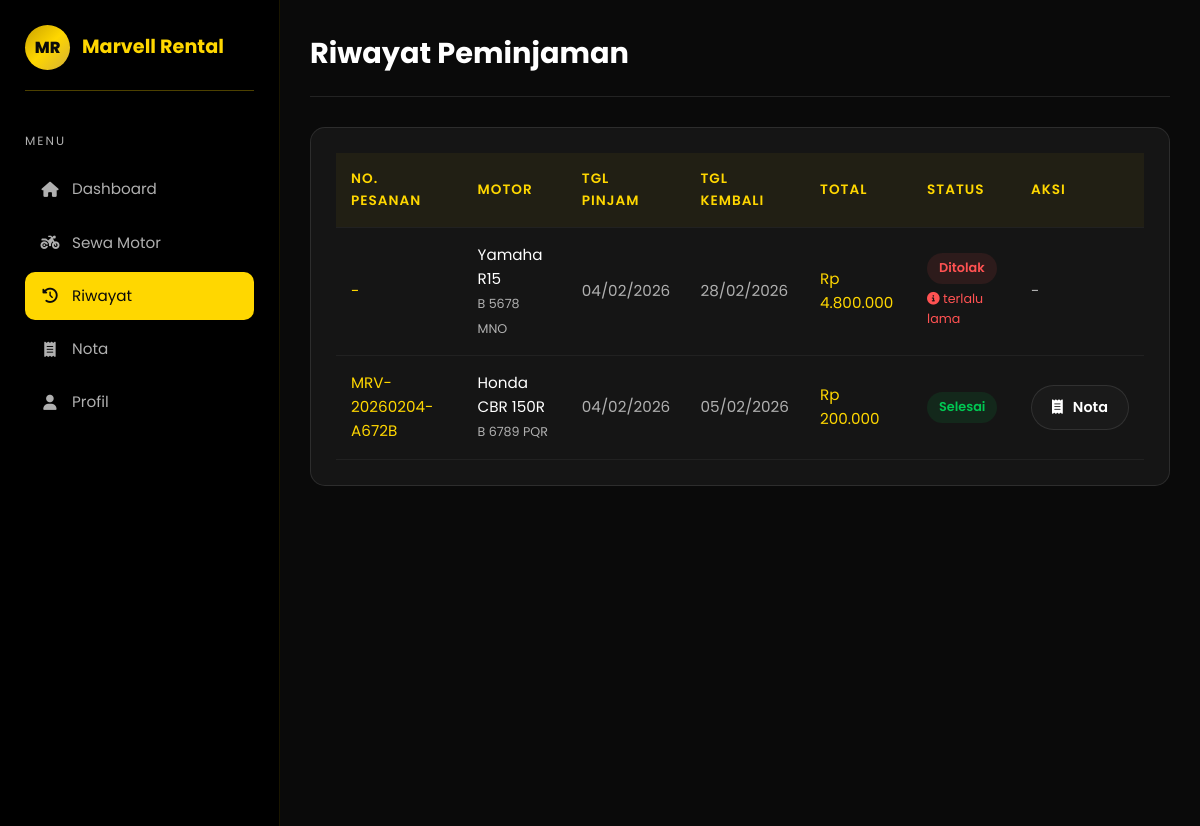
Page /peminjam/riwayat.php (signed in) on the committed database.
### tables this page shows
CREATE TABLE `peminjaman` (
  `id` int(11) NOT NULL,
  `user_id` int(11) NOT NULL,
  `motor_id` int(11) NOT NULL,
  `tanggal_pinjam` date NOT NULL,
  `tanggal_kembali` date NOT NULL,
  `tanggal_kembali_aktual` date DEFAULT NULL,
  `total_hari` int(11) NOT NULL,
  `total_harga` decimal(10,2) NOT NULL,
  `status` enum('menunggu','disetujui','ditolak','selesai') DEFAULT 'menunggu',
  `catatan` text DEFAULT NULL,
  `alasan_tolak` text DEFAULT NULL,
  `processed_by` int(11) DEFAULT NULL,
  `metode_pembayaran` enum('qris','bank_bca','bank_mandiri','bank_bri','tunai') DEFAULT NULL,
  `status_bayar` enum('belum_bayar','menunggu_verifikasi','lunas') DEFAULT 'belum_bayar',
  `bukti_bayar` varchar(255) DEFAULT NULL,
  `created_at` timestamp NOT NULL DEFAULT current_timestamp(),
  `updated_at` timestamp NOT NULL DEFAULT current_timestamp() ON UPDATE current_timestamp()
);

CREATE TABLE `motor` (
  `id` int(11) NOT NULL,
  `nama_motor` varchar(100) NOT NULL,
  `jenis` enum('Matic','Sport','Supermoto') NOT NULL,
  `merk` varchar(50) NOT NULL,
  `tahun` int(11) DEFAULT NULL,
  `plat_nomor` varchar(20) DEFAULT NULL,
  `harga_per_hari` decimal(10,2) NOT NULL,
  `gambar` varchar(255) DEFAULT NULL,
  `deskripsi` text DEFAULT NULL,
  `status` enum('tersedia','disewa','maintenance') DEFAULT 'tersedia',
  `stok` int(11) DEFAULT 1,
  `created_at` timestamp NOT NULL DEFAULT current_timestamp(),
  `updated_at` timestamp NOT NULL DEFAULT current_timestamp() ON UPDATE current_timestamp()
);

CREATE TABLE `nota` (
  `id` int(11) NOT NULL,
  `peminjaman_id` int(11) NOT NULL,
  `nomor_pesanan` varchar(50) NOT NULL,
  `acc_by` int(11) DEFAULT NULL,
  `tanggal_acc` timestamp NOT NULL DEFAULT current_timestamp(),
  `created_at` timestamp NOT NULL DEFAULT current_timestamp()
);

### database/koneksi.php (called while the page is built, shortened)
<?php
function formatRupiah($angka)
{
    return 'Rp ' . number_format($angka, 0, ',', '.');
}
?>

### peminjam/riwayat.php (the view, shortened to what this page needs)
<?php
require_once '../database/koneksi.php';
$stmt = $pdo->prepare("
    SELECT p.*, m.nama_motor, m.jenis, m.plat_nomor, n.nomor_pesanan, pt.nama as nama_petugas
    FROM peminjaman p
    JOIN motor m ON p.motor_id = m.id
    LEFT JOIN nota n ON p.id = n.peminjaman_id
    LEFT JOIN users pt ON n.acc_by = pt.id
    WHERE p.user_id = ?
    ORDER BY p.created_at DESC
");
$stmt->execute([$_SESSION['user_id']]);
$riwayat = $stmt->fetchAll();
?>
<!DOCTYPE html>
<html lang="id">
<head>
    <link rel="stylesheet" href="https://cdnjs.cloudflare.com/ajax/libs/font-awesome/6.4.0/css/all.min.css">
    <link rel="stylesheet" href="../assets/css/style.css">
</head>
<body>
    <div class="dashboard">
        <aside class="sidebar">
            <div class="sidebar-brand">
                <div class="sidebar-logo">MR</div>
                <span class="sidebar-title">Marvell Rental</span>
            </div>
            <div class="sidebar-menu">
                <p class="sidebar-menu-title">Menu</p>
                <ul class="sidebar-nav">
                    <li><a href="index.php"><i class="fas fa-home"></i> Dashboard</a></li>
                    <li><a href="motor.php"><i class="fas fa-motorcycle"></i> Sewa Motor</a></li>
                    <li><a href="riwayat.php" class="active"><i class="fas fa-history"></i> Riwayat</a></li>
                    <li><a href="nota.php"><i class="fas fa-receipt"></i> Nota</a></li>
                    <li><a href="profil.php"><i class="fas fa-user"></i> Profil</a></li>
                </ul>
            </div>
        </aside>
        <main class="main-content">
            <div class="dashboard-header">
                <h1 class="dashboard-title">Riwayat Peminjaman</h1>
            </div>
            <div class="table-container">
                <table class="table">
                    <thead>
                        <tr>
                            <th>No. Pesanan</th>
                            <th>Motor</th>
                            <th>Tgl Pinjam</th>
                            <th>Tgl Kembali</th>
                            <th>Total</th>
                            <th>Status</th>
                            <th>Aksi</th>
                        </tr>
                    </thead>
                    <tbody>
                        <?php if (count($riwayat) > 0): ?>
                            <?php foreach ($riwayat as $r): ?>
                                <tr>
                                    <td style="color: var(--primary);">
                                        <?= htmlspecialchars($r['nomor_pesanan'] ?: '-') ?>
                                    </td>
                                    <td style="color: var(--text-primary);">
                                        <?= htmlspecialchars($r['nama_motor']) ?>
                                        <br><small style="color: var(--text-secondary);">
                                            <?= $r['plat_nomor'] ?>
                                        </small>
                                    </td>
                                    <td>
                                        <?= date('d/m/Y', strtotime($r['tanggal_pinjam'])) ?>
                                    </td>
                                    <td>
                                        <?= date('d/m/Y', strtotime($r['tanggal_kembali'])) ?>
                                    </td>
                                    <td style="color: var(--primary);">
                                        <?= formatRupiah($r['total_harga']) ?>
                                    </td>
                                    <td>
                                        <?php
                                        $badgeClass = match ($r['status']) {
                                            'menunggu' => 'badge-warning',
                                            'disetujui' => 'badge-info',
                                            'ditolak' => 'badge-danger',
                                            'selesai' => 'badge-success',
                                            default => 'badge-secondary'
                                        };
                                        ?>
                                        <span class="badge <?= $badgeClass ?>">
                                            <?= ucfirst($r['status']) ?>
                                        </span>
                                        <?php if ($r['status'] === 'ditolak' && !empty($r['alasan_tolak'])): ?>
                                            <br><small style="color: var(--accent-red); display: block; margin-top: 5px;">
                                                <i class="fas fa-info-circle"></i> <?= htmlspecialchars($r['alasan_tolak']) ?>
                                            </small>
                                        <?php endif; ?>
                                    </td>
                                    <td>
                                        <?php if ($r['status'] === 'disetujui' || $r['status'] === 'selesai'): ?>
                                            <a href="nota.php?id=<?= $r['id'] ?>" class="btn btn-sm btn-secondary">
                                                <i class="fas fa-receipt"></i> Nota
                                            </a>
                                        <?php else: ?>
                                            -
                                        <?php endif; ?>
                                    </td>
                                </tr>
                            <?php endforeach; ?>
                        <?php else: ?>
                            <tr>
                                <td colspan="7" class="text-center">Belum ada riwayat peminjaman</td>
                            </tr>
                        <?php endif; ?>
                    </tbody>
                </table>
            </div>
        </main>
    </div>
    <button class="mobile-menu-btn"><i class="fas fa-bars"></i></button>
</body>
</html>

### assets/css/style.css (style rules this page uses)
:root { --primary: #FFD700; --primary-dark: #C9A100; --primary-light: #FFE44D; --secondary: #D4AF37; --secondary-dark: #996515; --bg-dark: #0a0a0a; --bg-darker: #000000; --bg-light: #1a1a1a; --bg-card: #151515; --bg-gold: linear-gradient(135deg, #C9A100 0%, #FFD700 50%, #D4AF37 100%); --bg-hero: linear-gradient(180deg, #1a1a0a 0%, #2a2510 50%, #1a1505 100%); --text-primary: #FFFFFF; --text-secondary: #B0B0B0; --text-dark: #0a0a0a; --text-gold: #FFD700; --accent-green: #00C853; --accent-red: #FF5252; --accent-orange: #FF9800; --shadow-gold: 0 4px 20px rgba(255, 215, 0, 0.3); --shadow-dark: 0 4px 20px rgba(0, 0, 0, 0.5); --shadow-card: 0 8px 32px rgba(0, 0, 0, 0.4); --border-gold: 1px solid rgba(255, 215, 0, 0.3); --border-light: 1px solid rgba(255, 255, 255, 0.1); --font-main: 'Poppins', 'Segoe UI', sans-serif; --transition: all 0.3s ease; --transition-slow: all 0.5s ease; }
* { margin: 0; padding: 0; box-sizing: border-box; }
html { scroll-behavior: smooth; }
body { font-family: var(--font-main); background: var(--bg-dark); color: var(--text-primary); line-height: 1.6; overflow-x: hidden; }
a { text-decoration: none; color: inherit; transition: var(--transition); }
ul { list-style: none; }
.btn { display: inline-flex; align-items: center; justify-content: center; gap: 10px; padding: 14px 32px; border-radius: 50px; font-size: 1rem; font-weight: 600; cursor: pointer; border: none; transition: var(--transition); }
.btn-secondary { background: var(--bg-light); color: var(--text-primary); border: var(--border-light); }
.btn-sm { padding: 10px 20px; font-size: 0.9rem; }
.dashboard { display: flex; min-height: 100vh; }
.sidebar { width: 280px; background: var(--bg-darker); padding: 25px; position: fixed; top: 0; left: 0; bottom: 0; overflow-y: auto; border-right: 1px solid rgba(255, 215, 0, 0.1); z-index: 100; }
.sidebar-brand { display: flex; align-items: center; gap: 12px; margin-bottom: 40px; padding-bottom: 20px; border-bottom: var(--border-gold); }
.sidebar-logo { width: 45px; height: 45px; background: var(--bg-gold); border-radius: 50%; display: flex; align-items: center; justify-content: center; font-weight: 800; font-size: 16px; color: var(--text-dark); }
.sidebar-title { font-size: 1.2rem; font-weight: 700; color: var(--primary); }
.sidebar-menu { margin-bottom: 30px; }
.sidebar-menu-title { font-size: 0.75rem; text-transform: uppercase; letter-spacing: 2px; color: var(--text-secondary); margin-bottom: 15px; }
.sidebar-nav li { margin-bottom: 5px; }
.sidebar-nav a { display: flex; align-items: center; gap: 12px; padding: 12px 15px; border-radius: 10px; color: var(--text-secondary); font-size: 0.95rem; transition: var(--transition); }
.sidebar-nav a:hover, .sidebar-nav a.active { background: rgba(255, 215, 0, 0.1); color: var(--primary); }
.sidebar-nav a.active { background: var(--primary); color: var(--text-dark); }
.sidebar-nav a i { width: 20px; text-align: center; }
.main-content { flex: 1; margin-left: 280px; padding: 30px; background: var(--bg-dark); min-height: 100vh; }
.dashboard-header { display: flex; align-items: center; justify-content: space-between; margin-bottom: 30px; padding-bottom: 20px; border-bottom: var(--border-light); }
.dashboard-title { font-size: 1.8rem; font-weight: 700; }
.table-container { background: var(--bg-card); border-radius: 15px; padding: 25px; border: var(--border-light); overflow-x: auto; }
.table { width: 100%; border-collapse: collapse; }
.table th, .table td { padding: 15px; text-align: left; border-bottom: 1px solid rgba(255, 255, 255, 0.05); }
.table th { background: rgba(255, 215, 0, 0.05); font-weight: 600; font-size: 0.85rem; text-transform: uppercase; letter-spacing: 1px; color: var(--primary); }
.table td { font-size: 0.95rem; color: var(--text-secondary); }
.badge { display: inline-block; padding: 5px 12px; border-radius: 20px; font-size: 0.8rem; font-weight: 600; }
.badge-success { background: rgba(0, 200, 83, 0.1); color: var(--accent-green); }
.badge-danger { background: rgba(255, 82, 82, 0.1); color: var(--accent-red); }

### rows in the picture
peminjaman: nomor_pesanan "-", motor.nama_motor "Yamaha R15", motor.plat_nomor "B 5678 MNO", tanggal_pinjam "04/02/2026", tanggal_kembali "28/02/2026", total_harga "Rp 4.800.000", status "Ditolak", alasan_tolak "terlalu lama"
peminjaman: nota.nomor_pesanan "MRV-20260204-A672B", motor.nama_motor "Honda CBR 150R", motor.plat_nomor "B 6789 PQR", tanggal_pinjam "04/02/2026", tanggal_kembali "05/02/2026", total_harga "Rp 200.000", status "Selesai"
